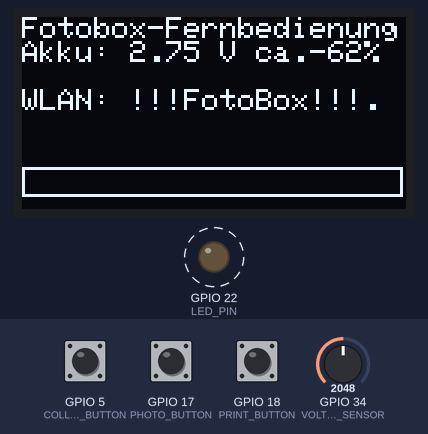
Recording of a sketch running on a simulated ESP32. Shown: 128×64 one-colour display, output pins drawn as LEDs (lit = HIGH). Dashed ring = blinking. The test bench sets the inputs (shaded band); at power-on: GPIO 5 (COLLAGE_BUTTON) HIGH, GPIO 17 (PHOTO_BUTTON) HIGH, GPIO 18 (PRINT_BUTTON) HIGH, GPIO 34 (VOLTAGE_SENSOR) = 2048. WiFi joins after 1.5 s; servers stay silent unless stated; what the sketch prints to the serial monitor is not drawn.

Above: at 7.4 s.
7.5 s: GPIO 5 (COLLAGE_BUTTON) pulled LOW for 1 s
At 8.9 s:
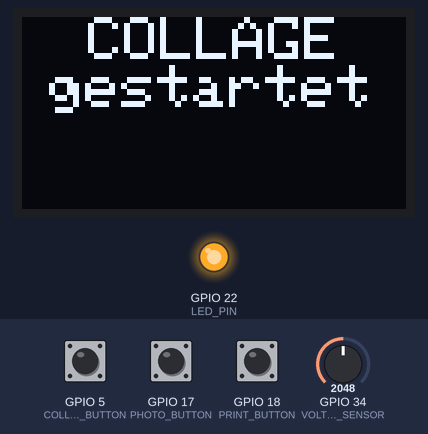
At 11.4 s:
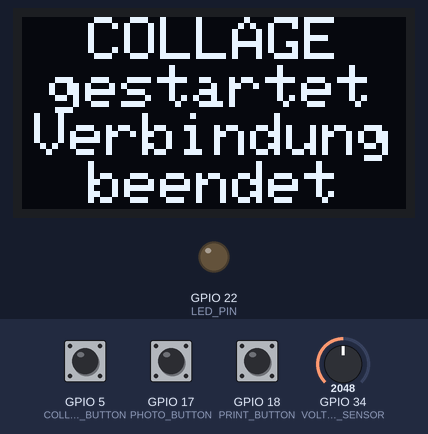
Timing chart, 0 to 12.9 s (numbered marks = the images above; inputs shaded):
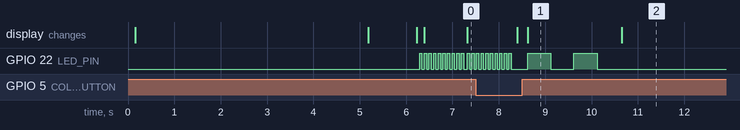

Measured:
- after the input at 7.5 s, the display: first changes after 0.89 s (image 1 shows a later state)
- what the display in image 1 shows lasts 2.0 s, from 8.6 s to 10.6 s

The sketch:

esp32-lolin32-lite-wifi-buzzer.ino
```cpp
/**************************************************************************************************
 *
 * ESP-32 Lolin32 Lite Remote for Photobooth -> https://photoboothproject.github.io/
 * Telegram -> https://t.me/PhotoboothGroup
 *
 *
 * Unter Benutzereinstellung WLAN-SSID, WLAN-PW, IP-Fotobox, IP-Router und IP-ESP eintragen/anpassen.
 *
 * Anschlüsse ESP:  5 - Collage-Taste
 *                 17 - Foto-Taste
 *                 18 - Druck-Taste
 *                 19 - SDA-Display
 *                 23 - SDC-Display
 *                 34 - Spannungsteiler (3x10kOhm Wiederstände zw. Masse und + am Akku, bei 2/3 abgreifen)
 *
 *
 * Lademodus starten: beim Wlan-Verbindungsaufbau die "Druck-Taste" betätigen
 * Lademodus benden:  "Foto-Taste" betätigen -> reset , oder auschalten
 *
**************************************************************************************************/

#include <Wire.h>
#include <Adafruit_GFX.h>
#include <Adafruit_SSD1306.h>
#include <WiFi.h>
#include <esp_sleep.h>

// ===== User Settings =====
const char* ssid = "!!!FotoBox!!!";      // WLAN name
const char* password = "diefotobox";     // WLAN password
char HOST_NAME[] = "192.168.15.10";      // Remote Buzzer Server IP
int HTTP_PORT = 14711;                   // PORT for GET Request

IPAddress staticIP(192, 168, 15, 17);  // IP des Buzzer-ESP
IPAddress gateway(192, 168, 15, 1);    // IP Router
IPAddress subnet(255, 255, 255, 0);    // Subnet-Maske
IPAddress dns(192, 168, 15, 1);        // IP Router
// ===== User Settings End =====

// ===== Display Settings =====
#define SCREEN_WIDTH 128    // OLED display width, in pixels
#define SCREEN_HEIGHT 64    // OLED display height, in pixels
#define OLED_RESET -1       // Reset pin # (or -1 if sharing Arduino reset pin)
#define SCREEN_ADDRESS 0x3C // 0x3D for 128x64, 0x3C for 128x32
Adafruit_SSD1306 display(SCREEN_WIDTH, SCREEN_HEIGHT, &Wire, OLED_RESET);

// ===== Define I2C Pins =====
#define SDA_PIN 19         // I2C SDA pin
#define SCL_PIN 23         // I2C SCL pin

// ===== Define GPIO Pins =====
#define PHOTO_BUTTON   17  // Pin for photo button
#define COLLAGE_BUTTON 5   // Pin for collage button
#define PRINT_BUTTON   18  // Pin for print button
#define LED_PIN        22  // LED for connection feedback
#define VOLTAGE_SENSOR 34  // Voltage sensor pin (for battery measurement)

// ===== Other Global Variables =====
int val = 0;
float vbat = 0;
int batProz = 0;
int korrF = 250;  // Korrekturfaktor in mV (orginal 110, ggf. anpassen damit bei vollem Akku ca 100% angezeigt wird)
long batteryMeasureTimer = 0;
const long batteryMeasureInterval = 20000;  // Interval between full battery measurements
int lademodus = 0;

String HTTP_METHOD = "GET";          // or "POST"
String PATH_NAME = "";               // String PATH_NAME   = "/commands/start-picture";

String WLANStatus[7];  // Array für WLAN-Status Codes

// Logo Photobooth-Bitmap
const unsigned char Photobooth [] PROGMEM = {
  0x00, 0x00, 0x00, 0x00, 0x00, 0x00, 0x00, 0x00, 0x00, 0x00, 0x00, 0x00, 0x00, 0x00, 0x00, 0x00,
	0x00, 0x00, 0x00, 0x00, 0x00, 0x00, 0x00, 0x00, 0x00, 0x00, 0x00, 0x00, 0x00, 0x00, 0x00, 0x00,
	0x00, 0x00, 0x00, 0x00, 0x00, 0x00, 0x00, 0x00, 0x00, 0x00, 0x00, 0x00, 0x00, 0x00, 0x00, 0x00,
	0x00, 0x00, 0x00, 0x00, 0x00, 0x00, 0x00, 0xff, 0xf8, 0x00, 0x00, 0x00, 0x00, 0x00, 0x00, 0x00,
	0x00, 0x00, 0x00, 0x00, 0x00, 0x00, 0x03, 0xff, 0xfe, 0x00, 0x00, 0x00, 0x00, 0x00, 0x00, 0x00,
	0x00, 0x00, 0x00, 0x00, 0x00, 0x00, 0x06, 0x00, 0x03, 0x00, 0x00, 0x00, 0x00, 0x00, 0x00, 0x00,
	0x00, 0x00, 0x00, 0x00, 0x00, 0x00, 0x0c, 0x00, 0x01, 0x00, 0x00, 0x00, 0x00, 0x00, 0x00, 0x00,
	0x00, 0x00, 0x00, 0x00, 0x00, 0x00, 0x08, 0x00, 0x01, 0x80, 0x00, 0x00, 0x00, 0x00, 0x00, 0x00,
	0x00, 0x00, 0x00, 0x00, 0x00, 0x00, 0x18, 0x00, 0x00, 0xc0, 0x00, 0x00, 0x00, 0x00, 0x00, 0x00,
	0x00, 0x00, 0x00, 0x00, 0x00, 0x1f, 0xf0, 0x00, 0x00, 0x7f, 0xc0, 0x00, 0x00, 0x00, 0x00, 0x00,
	0x00, 0x00, 0x00, 0x00, 0x00, 0x7f, 0xc0, 0x00, 0x00, 0x1f, 0xf0, 0x00, 0x00, 0x00, 0x00, 0x00,
	0x00, 0x00, 0x00, 0x00, 0x00, 0xc0, 0x00, 0x00, 0x00, 0x00, 0x18, 0x00, 0x00, 0x00, 0x00, 0x00,
	0x00, 0x00, 0x00, 0x00, 0x00, 0x80, 0x00, 0x07, 0x00, 0x00, 0x08, 0x00, 0x00, 0x00, 0x00, 0x00,
	0x00, 0x00, 0x00, 0x00, 0x00, 0x80, 0x00, 0x7f, 0xe0, 0x00, 0x08, 0x00, 0x00, 0x00, 0x00, 0x00,
	0x00, 0x00, 0x00, 0x00, 0x00, 0x80, 0x00, 0xc0, 0x18, 0x00, 0x08, 0x00, 0x00, 0x00, 0x00, 0x00,
	0x00, 0x00, 0x00, 0x00, 0x00, 0x80, 0x01, 0x82, 0x0c, 0x00, 0x08, 0x00, 0x00, 0x00, 0x00, 0x00,
	0x00, 0x00, 0x00, 0x00, 0x00, 0x80, 0x02, 0x3f, 0xe2, 0x00, 0x08, 0x00, 0x00, 0x00, 0x00, 0x00,
	0x00, 0x00, 0x00, 0x00, 0x00, 0x80, 0x06, 0x60, 0x33, 0x00, 0x08, 0x00, 0x00, 0x00, 0x00, 0x00,
	0x00, 0x00, 0x00, 0x00, 0x00, 0x80, 0x0c, 0xc0, 0x11, 0x00, 0x08, 0x00, 0x00, 0x00, 0x00, 0x00,
	0x00, 0x00, 0x00, 0x00, 0x00, 0x80, 0x09, 0x80, 0x00, 0x80, 0x08, 0x00, 0x00, 0x00, 0x00, 0x00,
	0x00, 0x00, 0x00, 0x00, 0x00, 0x80, 0x09, 0x00, 0x04, 0x80, 0x08, 0x00, 0x00, 0x00, 0x00, 0x00,
	0x00, 0x00, 0x00, 0x00, 0x00, 0x80, 0x19, 0x00, 0x04, 0xc0, 0x08, 0x00, 0x00, 0x00, 0x00, 0x00,
	0x00, 0x00, 0x00, 0x00, 0x00, 0x80, 0x13, 0x00, 0x06, 0xc0, 0x08, 0x00, 0x00, 0x00, 0x00, 0x00,
	0x00, 0x00, 0x00, 0x00, 0x00, 0x80, 0x12, 0x00, 0x06, 0xc0, 0x08, 0x00, 0x00, 0x00, 0x00, 0x00,
	0x00, 0x00, 0x00, 0x00, 0x00, 0x80, 0x13, 0x00, 0x06, 0xc0, 0x08, 0x00, 0x00, 0x00, 0x00, 0x00,
	0x00, 0x00, 0x00, 0x00, 0x00, 0x80, 0x1b, 0x00, 0x04, 0xc0, 0x08, 0x00, 0x00, 0x00, 0x00, 0x00,
	0x00, 0x00, 0x00, 0x00, 0x00, 0x80, 0x19, 0x00, 0x04, 0x80, 0x08, 0x00, 0x00, 0x00, 0x00, 0x00,
	0x00, 0x00, 0x00, 0x00, 0x00, 0x80, 0x09, 0x80, 0x0c, 0x80, 0x08, 0x00, 0x00, 0x00, 0x00, 0x00,
	0x00, 0x00, 0x00, 0x00, 0x00, 0x80, 0x0c, 0xc0, 0x19, 0x80, 0x08, 0x00, 0x00, 0x00, 0x00, 0x00,
	0x00, 0x00, 0x00, 0x00, 0x00, 0x80, 0x04, 0x60, 0x33, 0x00, 0x08, 0x00, 0x00, 0x00, 0x00, 0x00,
	0x00, 0x00, 0x00, 0x00, 0x00, 0x80, 0x02, 0x3f, 0xe2, 0x00, 0x08, 0x00, 0x00, 0x00, 0x00, 0x00,
	0x00, 0x00, 0x00, 0x00, 0x00, 0x80, 0x03, 0x07, 0x0c, 0x00, 0x08, 0x00, 0x00, 0x00, 0x00, 0x00,
	0x00, 0x00, 0x00, 0x00, 0x00, 0x80, 0x00, 0xc0, 0x18, 0x00, 0x08, 0x00, 0x00, 0x00, 0x00, 0x00,
	0x00, 0x00, 0x00, 0x00, 0x00, 0x80, 0x00, 0x7d, 0xf0, 0x00, 0x08, 0x00, 0x00, 0x00, 0x00, 0x00,
	0x00, 0x00, 0x00, 0x00, 0x00, 0x80, 0x00, 0x0f, 0x80, 0x00, 0x08, 0x00, 0x00, 0x00, 0x00, 0x00,
	0x00, 0x00, 0x00, 0x00, 0x00, 0x80, 0x00, 0x00, 0x00, 0x00, 0x08, 0x00, 0x00, 0x00, 0x00, 0x00,
	0x00, 0x00, 0x00, 0x00, 0x00, 0xc0, 0x00, 0x00, 0x00, 0x00, 0x18, 0x00, 0x00, 0x00, 0x00, 0x00,
	0x00, 0x00, 0x00, 0x00, 0x00, 0x78, 0xff, 0xff, 0xff, 0xff, 0xf0, 0x00, 0x00, 0x00, 0x00, 0x00,
	0x00, 0x00, 0x00, 0x00, 0x00, 0x19, 0xff, 0xff, 0xff, 0xff, 0xc0, 0x00, 0x00, 0x00, 0x00, 0x00,
	0x00, 0x00, 0x00, 0x00, 0x00, 0x00, 0x00, 0x00, 0x00, 0x00, 0x00, 0x00, 0x00, 0x00, 0x00, 0x00,
	0x00, 0x00, 0x00, 0x00, 0x00, 0x00, 0x00, 0x00, 0x00, 0x00, 0x00, 0x00, 0x00, 0x00, 0x00, 0x00,
	0x00, 0x00, 0x00, 0x00, 0x00, 0x00, 0x00, 0x00, 0x00, 0x00, 0x00, 0x00, 0x00, 0x00, 0x00, 0x00,
	0x00, 0x00, 0x00, 0x00, 0x00, 0x00, 0x00, 0x00, 0x00, 0x00, 0x00, 0x00, 0x00, 0x00, 0x00, 0x00,
	0x00, 0x00, 0x00, 0x00, 0x00, 0x00, 0x00, 0x00, 0x00, 0x00, 0x00, 0x00, 0x00, 0x00, 0x00, 0x00,
	0x00, 0x00, 0x00, 0x00, 0x00, 0x00, 0x00, 0x00, 0x00, 0x00, 0x00, 0x00, 0x00, 0x00, 0x00, 0x00,
	0x00, 0x00, 0x00, 0x00, 0x00, 0x00, 0x00, 0x00, 0x00, 0x00, 0x00, 0x00, 0x00, 0x00, 0x00, 0x00,
	0x00, 0x00, 0x07, 0x82, 0x00, 0x00, 0x00, 0x00, 0x20, 0x00, 0x00, 0x00, 0x04, 0x00, 0x00, 0x00,
	0x00, 0x00, 0x0f, 0xe2, 0x00, 0x00, 0x00, 0x00, 0x20, 0x00, 0x00, 0x01, 0x04, 0x00, 0x00, 0x00,
	0x00, 0x00, 0x08, 0x32, 0x00, 0x00, 0x20, 0x00, 0x20, 0x00, 0x00, 0x01, 0x04, 0x00, 0x00, 0x00,
	0x00, 0x00, 0x08, 0x12, 0x00, 0x00, 0x20, 0x00, 0x20, 0x00, 0x00, 0x01, 0x04, 0x00, 0x00, 0x00,
	0x00, 0x00, 0x08, 0x12, 0x00, 0x00, 0x20, 0x00, 0x20, 0x00, 0x00, 0x01, 0x04, 0x00, 0x00, 0x00,
	0x00, 0x00, 0x08, 0x12, 0x00, 0x00, 0x20, 0x00, 0x20, 0x00, 0x00, 0x01, 0x04, 0x00, 0x00, 0x00,
	0x00, 0x00, 0x08, 0x12, 0xf0, 0x3c, 0x3c, 0x7c, 0x2f, 0x07, 0x81, 0xe1, 0xe5, 0xe0, 0x00, 0x00,
	0x00, 0x00, 0x08, 0x33, 0x08, 0x42, 0x20, 0xc6, 0x31, 0x88, 0x42, 0x31, 0x06, 0x30, 0x00, 0x00,
	0x00, 0x00, 0x0f, 0xe3, 0x04, 0xc1, 0x20, 0x82, 0x20, 0x98, 0x24, 0x11, 0x04, 0x10, 0x00, 0x00,
	0x00, 0x00, 0x08, 0x02, 0x04, 0x81, 0x20, 0x82, 0x20, 0x90, 0x24, 0x19, 0x04, 0x18, 0x00, 0x00,
	0x00, 0x00, 0x08, 0x02, 0x04, 0x81, 0x20, 0x82, 0x20, 0x90, 0x24, 0x09, 0x04, 0x18, 0x00, 0x00,
	0x00, 0x00, 0x08, 0x02, 0x04, 0x81, 0x20, 0x82, 0x20, 0x90, 0x24, 0x09, 0x04, 0x18, 0x00, 0x00,
	0x00, 0x00, 0x08, 0x02, 0x04, 0x81, 0x20, 0x82, 0x20, 0x90, 0x24, 0x19, 0x04, 0x18, 0x00, 0x00,
	0x00, 0x00, 0x08, 0x02, 0x04, 0xc3, 0x20, 0x82, 0x20, 0x88, 0x66, 0x11, 0x04, 0x18, 0x00, 0x00,
	0x00, 0x00, 0x08, 0x02, 0x04, 0x66, 0x10, 0x44, 0x31, 0x0c, 0xc2, 0x31, 0x84, 0x18, 0x00, 0x00,
	0x00, 0x00, 0x00, 0x00, 0x00, 0x1c, 0x0c, 0x38, 0x0e, 0x03, 0x81, 0xc0, 0x60, 0x00, 0x00, 0x00,
	0x00, 0x00, 0x00, 0x00, 0x00, 0x00, 0x00, 0x00, 0x00, 0x00, 0x00, 0x00, 0x00, 0x00, 0x00, 0x00,
	0x00, 0x00, 0x00, 0x00, 0x00, 0x00, 0x00, 0x00, 0x00, 0x00, 0x00, 0x00, 0x00, 0x00, 0x00, 0x00
};

// ========= Reset Function =========
void (*resetFunc)(void) = 0;

// ========= Battery Status Function =========
void battStatus() {
  // Take 100 readings with a 10ms delay between them
  for (int i = 0; i <= 100; i++) {
    val = val + analogRead(VOLTAGE_SENSOR);
    delay(10);
  }
  val = val / 100;
  vbat = map(val, 0, 4095, 0, 3300);        // DAC Counts umrechnen in mV
  vbat = vbat / 2 * 3;                      // SPannungsteiler 2/3
  vbat = vbat + korrF;                      // Korrekturfaktor hunzufügen
  batProz = map(vbat, 3300, 4180, 0, 100);  // 0...100% Grenzspannungen festlegen (in mV)  3,1v bis 4,18
  vbat = vbat / 1000.00;  // Convert to volts

  // Clear and update the OLED display
  display.clearDisplay();
  display.setTextSize(1);
  display.setTextColor(SSD1306_WHITE);
  display.setCursor(0, 0);
  display.println(F("Fotobox-Fernbedienung"));
  display.setCursor(0, 8);
  display.print("Akku: ");
  display.print(vbat, 2);
  display.print(" V ");
  display.print("ca.");
  display.print(batProz);
  display.print("%");
  display.println("");

  if (lademodus == 1) {
    display.println("Lademodus mit Foto");
    display.println("beenden! => RESET");
  }

  display.drawRect(0, 50, 127, 10, SSD1306_WHITE);
  display.fillRect(0, 50, map(batProz, 0, 100, 0, 127), 10, SSD1306_WHITE);
  display.display();
}

// ========= Charging Mode =========
void runChargingMode() {
  while (digitalRead(PHOTO_BUTTON) == HIGH) {  // Schleife, bis PHOTO gedrückt wird
    lademodus = 1;
    battStatus();
    delay(100);
  }
  display.println("Lademodus beendet!");
  display.display();
  delay(5000);
  display.clearDisplay();
  display.setCursor(0, 0);
  display.display();
  resetFunc();
}

// ========= LED Flash Function =========
void ledflash(int times, int speed) {
  for (int i = 0; i <= times - 1; i++) {
    digitalWrite(LED_PIN, 1);
    delay(speed);
    digitalWrite(LED_PIN, 0);
    delay(speed);
  }
}

// ========= WiFi Connection =========
void connect_wifi() {
  WLANStatus[0] = "WLAN idle";
  WLANStatus[1] = "No WLAN available";
  WLANStatus[2] = "WLAN scan completed";
  WLANStatus[3] = "WLAN connected";
  WLANStatus[4] = "WLAN connect failed";
  WLANStatus[5] = "WLAN connection lost";
  WLANStatus[6] = "WLAN disconnected";
  delay(10);

  Serial.println();
  Serial.print("WLAN: ");
  Serial.println(ssid);
  display.print("WLAN: ");
  display.print(ssid);
  display.display();

  if (WiFi.config(staticIP, gateway, subnet, dns, dns) == false) {
    Serial.println("Configuration failed.");
    display.print("Config failed.");
    display.display();
  }

  WiFi.begin(ssid, password);

  while (WiFi.status() != WL_CONNECTED && digitalRead(PRINT_BUTTON) == HIGH) {
    ledflash(10, 50);
    Serial.print(".");
    display.print(".");
    display.display();
  }
  if (digitalRead(PRINT_BUTTON) == LOW) {
    Serial.println("PRINT-Taster wurde gedrückt, starte Lademodus ohne WIFI");
    runChargingMode();
  }

  display.println("");
  display.println("WiFi connected");
  display.print("IP: ");
  display.println(WiFi.localIP());
  display.display();
  digitalWrite(LED_PIN, 0);
}

// ========= Send GET Request =========
void SendGETrequest(String PATH_NAME) {
  WiFiClient client;
  if (client.connect(HOST_NAME, HTTP_PORT)) {
    display.setCursor(9, 16);
    display.print("gestartet");
    display.display();
    ledflash(2, 500);
  } else {
    display.setTextSize(1);
    display.println("Verbindungsfehler");
    display.display();
    ledflash(10, 50);
  }
  // send HTTP request header
  client.println(HTTP_METHOD + " " + PATH_NAME + " HTTP/1.1");
  client.println("Host: " + String(HOST_NAME));
  client.println("Connection: close");
  client.println();

  display.setCursor(4, 32);
  display.println("Verbindung");
  display.setCursor(22, 48);
  display.println("beendet");
  display.display();
  delay(5000);

  battStatus();
}

// ========= Setup =========
void setup() {
  Serial.begin(115200);
  pinMode(LED_PIN, OUTPUT);
  pinMode(PHOTO_BUTTON, INPUT_PULLUP);
  pinMode(COLLAGE_BUTTON, INPUT_PULLUP);
  pinMode(PRINT_BUTTON, INPUT_PULLUP);
  delay(100);

  // start I2C Display
  Wire.begin(SDA_PIN, SCL_PIN);

  // SSD1306_SWITCHCAPVCC = generate display voltage from 3.3V internally
  if (!display.begin(SSD1306_SWITCHCAPVCC, SCREEN_ADDRESS)) {
    Serial.println(F("SSD1306 allocation failed"));
    for (;;)
      ;  // Don't proceed, loop forever
  }

  // Photobooth Logo
  display.clearDisplay();
  // drawBitmap(x position, y position, bitmap data, bitmap width, bitmap height, color)
  display.drawBitmap(0, 0, Photobooth, 128, 64, WHITE);
  display.display();
  delay(5000);

  display.setTextColor(SSD1306_WHITE);
  display.clearDisplay();
  display.display();
  battStatus();
}

// ========= Main Loop =========
void loop() {
  if (WiFi.status() != WL_CONNECTED) {
    display.println(WLANStatus[WiFi.status()]);
    display.display();
    connect_wifi();
  }

  // Check buttons for actions
  if (digitalRead(PHOTO_BUTTON) == LOW) {
    display.clearDisplay();
    display.setTextSize(2);
    display.setTextColor(SSD1306_WHITE);
    display.setCursor(34, 0);
    display.println("FOTO");
    display.display();
    PATH_NAME = "/commands/start-picture";
    SendGETrequest(PATH_NAME);
  }

  if (digitalRead(COLLAGE_BUTTON) == LOW) {
    display.clearDisplay();
    display.setTextSize(2);
    display.setTextColor(SSD1306_WHITE);
    display.setCursor(22, 0);
    display.println("COLLAGE");
    display.display();
    PATH_NAME = "/commands/start-collage";
    SendGETrequest(PATH_NAME);
  }

  if (digitalRead(PRINT_BUTTON) == LOW) {
    display.clearDisplay();
    display.setTextSize(2);
    display.setTextColor(SSD1306_WHITE);
    display.setCursor(34, 0);
    display.println("DRUCKEN");
    display.display();
    PATH_NAME = "/commands/start-print";
    SendGETrequest(PATH_NAME);
  }

  if (millis() > batteryMeasureTimer + batteryMeasureInterval) {
    battStatus();
    batteryMeasureTimer = millis();
  }
}
```
